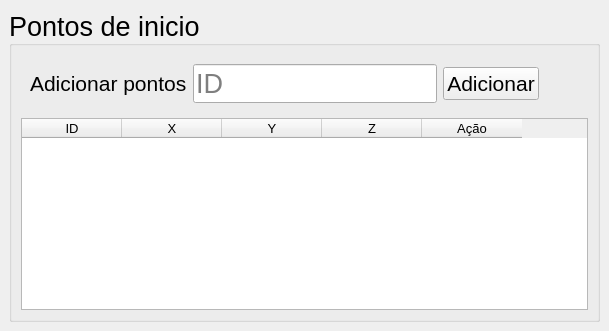
             <widget class="QWidget" name="estradasPage">
              <layout class="QVBoxLayout" name="verticalLayout_9">
               <property name="leftMargin">
                <number>9</number>
               </property>
               <property name="topMargin">
                <number>9</number>
               </property>
               <property name="rightMargin">
                <number>9</number>
               </property>
               <property name="bottomMargin">
                <number>9</number>
               </property>
               <item>
                <widget class="QGroupBox" name="groupBox_2">
                 <property name="enabled">
                  <bool>true</bool>
                 </property>
                 <property name="font">
                  <font>
                   <family>Arial</family>
                   <pointsize>20</pointsize>
                  </font>
                 </property>
                 <property name="title">
                  <string>Pontos de inicio</string>
                 </property>
                 <property name="alignment">
                  <set>Qt::AlignLeading|Qt::AlignLeft|Qt::AlignVCenter</set>
                 </property>
                 <property name="flat">
                  <bool>true</bool>
                 </property>
                 <property name="checkable">
                  <bool>false</bool>
                 </property>
                 <layout class="QVBoxLayout" name="verticalLayout_10">
                  <property name="spacing">
                   <number>6</number>
                  </property>
                  <property name="sizeConstraint">
                   <enum>QLayout::SetDefaultConstraint</enum>
                  </property>
                  <property name="leftMargin">
                   <number>9</number>
                  </property>
                  <item>
                   <widget class="QFrame" name="frame_18">
                    <property name="maximumSize">
                     <size>
                      <width>16777215</width>
                      <height>70</height>
                     </size>
                    </property>
                    <property name="frameShape">
                     <enum>QFrame::NoFrame</enum>
                    </property>
                    <property name="frameShadow">
                     <enum>QFrame::Raised</enum>
                    </property>
                    <layout class="QHBoxLayout" name="horizontalLayout_19">
                     <item>
                      <widget class="QLabel" name="label_9">
                       <property name="font">
                        <font>
                         <family>Arial</family>
                         <pointsize>16</pointsize>
                        </font>
                       </property>
                       <property name="text">
                        <string>Adicionar pontos</string>
                       </property>
                      </widget>
                     </item>
                     <item>
                      <widget class="QLineEdit" name="accesIdInput">
                       <property name="font">
                        <font>
                         <family>Arial</family>
                         <pointsize>20</pointsize>
                        </font>
                       </property>
                       <property name="placeholderText">
                        <string>ID</string>
                       </property>
                      </widget>
                     </item>
                     <item>
                      <widget class="QPushButton" name="buttonAddAccesPoints">
                       <property name="font">
                        <font>
                         <family>Arial</family>
                         <pointsize>16</pointsize>
                        </font>
                       </property>
                       <property name="cursor">
                        <cursorShape>PointingHandCursor</cursorShape>
                       </property>
                       <property name="text">
                        <string>Adicionar</string>
                       </property>
                       <property name="checkable">
                        <bool>false</bool>
                       </property>
                       <property name="autoDefault">
                        <bool>true</bool>
                       </property>
                       <property name="flat">
                        <bool>false</bool>
                       </property>
                      </widget>
                     </item>
                     <item>
                      <spacer name="horizontalSpacer_11">
                       <property name="orientation">
                        <enum>Qt::Horizontal</enum>
                       </property>
                       <property name="sizeHint" stdset="0">
                        <size>
                         <width>40</width>
                         <height>20</height>
                        </size>
                       </property>
                      </spacer>
                     </item>
                    </layout>
                   </widget>
                  </item>
                  <item>
                   <widget class="QTableWidget" name="accesPointsTable">
                    <property name="font">
                     <font>
                      <family>Arial</family>
                      <pointsize>10</pointsize>
                     </font>
                    </property>
                    <column>
                     <property name="text">
                      <string>ID</string>
                     </property>
                    </column>
                    <column>
                     <property name="text">
                      <string>X</string>
                     </property>
                    </column>
                    <column>
                     <property name="text">
                      <string>Y</string>
                     </property>
                    </column>
                    <column>
                     <property name="text">
                      <string>Z</string>
                     </property>
                    </column>
                    <column>
                     <property name="text">
                      <string>Ação</string>
                     </property>
                    </column>
                   </widget>
                  </item>
                 </layout>
                </widget>
               </item>
              </layout>
             </widget>
